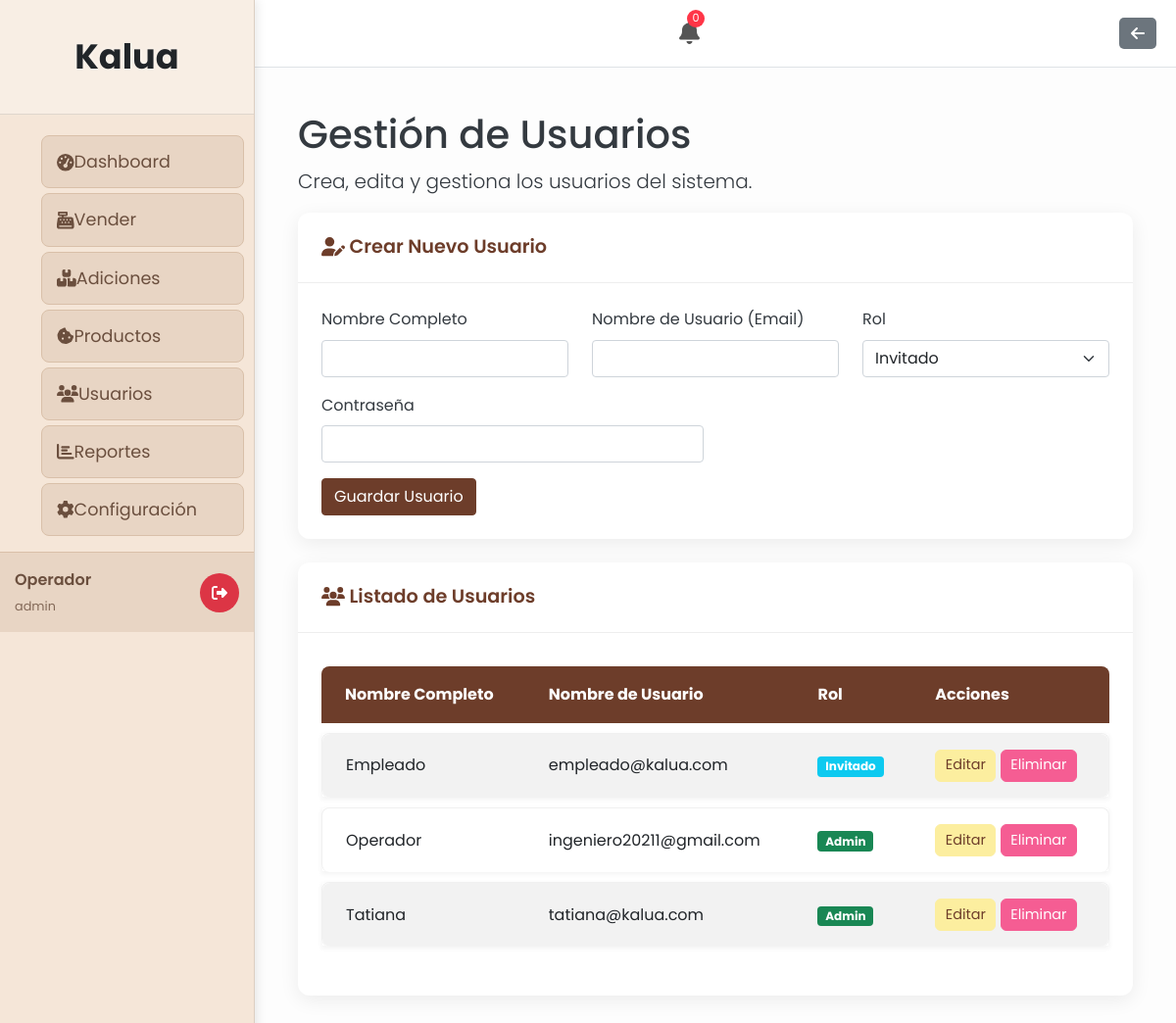
The app's page /usuarios.php (signed in) with its own data.
### tables this page shows
CREATE TABLE `configuracion` (
  `id` int(11) NOT NULL,
  `nombre_empresa` varchar(255) NOT NULL,
  `nit` varchar(255) DEFAULT NULL,
  `direccion` varchar(255) DEFAULT NULL,
  `logo_url` varchar(255) DEFAULT NULL,
  `color_primario` varchar(7) DEFAULT '#4e73df',
  `color_secundario` varchar(7) DEFAULT '#1cc88a',
  `color_texto` varchar(7) DEFAULT '#ffffff'
);

CREATE TABLE `usuarios` (
  `id` int(11) NOT NULL,
  `nombre` varchar(100) NOT NULL,
  `usuario` varchar(50) NOT NULL,
  `password` varchar(255) NOT NULL,
  `rol` enum('admin','invitado') NOT NULL
);

### includes/auth_check.php (called while the page is built, shortened)
<?php
function isAdmin() {
    return isset($_SESSION['rol']) && ($_SESSION['rol'] === 'admin' || $_SESSION['rol'] === 'operador');
}
?>

### usuarios.php (the view, shortened to what this page needs)
<?php
$is_dashboard_page = true;
require_once 'includes/auth_check.php';
$db = conectarDB();
$usuarios_query = $db->query("SELECT id, nombre, usuario, rol FROM usuarios ORDER BY usuario ASC");
$usuarios = $usuarios_query->fetch_all(MYSQLI_ASSOC);
$usuario_a_editar = null;
include 'includes/header.php';
?>
<div class="container-fluid px-4">
    <h1 class="mt-4">Gestión de Usuarios</h1>
    <p class="lead">Crea, edita y gestiona los usuarios del sistema.</p>
    <div class="card mb-4">
        <div class="card-header">
            <i class="fas fa-user-edit"></i>
            <?php echo $usuario_a_editar ? 'Editando Usuario: ' . htmlspecialchars($usuario_a_editar['usuario']) : 'Crear Nuevo Usuario'; ?>
        </div>
        <div class="card-body">
            <form action="usuarios.php<?php echo $usuario_a_editar ? '?accion=editar&id=' . $usuario_a_editar['id'] : ''; ?>" method="POST">
                <div class="row">
                    <div class="col-md-4 mb-3">
                        <label for="nombre" class="form-label">Nombre Completo</label>
                        <input type="text" class="form-control" name="nombre" value="<?php echo htmlspecialchars($usuario_a_editar['nombre'] ?? ''); ?>" required>
                    </div>
                    <div class="col-md-4 mb-3">
                        <label for="usuario" class="form-label">Nombre de Usuario (Email)</label>
                        <input type="email" class="form-control" name="usuario" value="<?php echo htmlspecialchars($usuario_a_editar['usuario'] ?? ''); ?>" required>
                    </div>
                    <div class="col-md-4 mb-3">
                        <label for="rol" class="form-label">Rol</label>
                        <select name="rol" class="form-select" required>
                            <option value="invitado" <?php echo (isset($usuario_a_editar['rol']) && $usuario_a_editar['rol'] == 'invitado') ? 'selected' : ''; ?>>Invitado</option>
                        </select>
                    </div>
                </div>
                <div class="row">
                    <div class="col-md-6 mb-3">
                        <label for="password" class="form-label">Contraseña</label>
                        <input type="password" class="form-control" name="password" <?php echo !$usuario_a_editar ? 'required' : ''; ?>>
                    </div>
                </div>
                <button type="submit" class="btn btn-primary">Guardar Usuario</button>
            </form>
        </div>
    </div>
    <div class="card mb-4">
        <div class="card-header">
            <i class="fas fa-users"></i>
            Listado de Usuarios
        </div>
        <div class="card-body">
            <table id="datatablesSimple" class="table table-striped table-hover">
                <thead>
                    <tr>
                        <th>Nombre Completo</th>
                        <th>Nombre de Usuario</th>
                        <th>Rol</th>
                        <th>Acciones</th>
                    </tr>
                </thead>
                <tbody>
                    <?php foreach ($usuarios as $usuario): ?>
                        <tr>
                            <td><?php echo htmlspecialchars($usuario['nombre']); ?></td>
                            <td><?php echo htmlspecialchars($usuario['usuario']); ?></td>
                            <td><span class="badge bg-<?php echo $usuario['rol'] == 'admin' ? 'success' : 'info'; ?>"><?php echo ucfirst($usuario['rol']); ?></span></td>
                            <td>
                                <a href="usuarios.php?accion=editar&id=<?php echo $usuario['id']; ?>" class="btn btn-warning btn-sm">Editar</a>
                                <?php if ($usuario['id'] != ($_SESSION['id_usuario'] ?? null)):  ?>
                                    <a href="usuarios.php?accion=eliminar&id=<?php echo $usuario['id']; ?>" class="btn btn-danger btn-sm" onclick="return confirm('¿Estás seguro?');">Eliminar</a>
                                <?php endif; ?>
                            </td>
                        </tr>
                    <?php endforeach; ?>
                </tbody>
            </table>
        </div>
    </div>
</div>
<?php include 'includes/footer.php'; ?>

### includes/header.php (shortened to what this page needs)
<?php
$conn = new mysqli(DB_HOST, DB_USER, DB_PASS, DB_NAME);
if ($conn->connect_error) {
    $site_name = 'App';
    $logo_url = '';
    $color_primario = '#343a40';
    $color_secundario = '#ffffff';
    $color_texto = '#000000';
} else {
    $result = $conn->query("SELECT nombre_empresa, logo_url, color_primario, color_secundario, color_texto FROM configuracion WHERE id = 1");
    if ($result && $result->num_rows > 0) {
        $config = $result->fetch_assoc();
        $site_name = $config['nombre_empresa'];
    } else {
        $site_name = 'App';
        $logo_url = '';
        $color_primario = '#343a40';
        $color_secundario = '#ffffff';
        $color_texto = '#000000';
    }
}
$is_dashboard_page = isset($is_dashboard_page) && $is_dashboard_page === true;
?><!DOCTYPE html>
<html lang="es">
<head>
    <link rel="stylesheet" href="public/css/bootstrap/bootstrap.min.css">
    <link rel="stylesheet" href="public/css/all.min.css">
    <link rel="stylesheet" href="public/css/style.css">
    <link rel="stylesheet" href="https://cdnjs.cloudflare.com/ajax/libs/font-awesome/6.0.0-beta3/css/all.min.css">
    <link href="https://cdn.jsdelivr.net/npm/simple-datatables@latest/dist/style.css" rel="stylesheet" />
    <link href="public/css/style.css" rel="stylesheet" />
</head>
<body class="sb-nav-fixed <?php echo $is_dashboard_page ? 'sb-sidenav-toggled' : ''; ?>">
<?php if ($is_dashboard_page && isset($_SESSION['login']) && $_SESSION['login'] === true): ?>
    <div class="dashboard-layout">
        <aside class="sidebar">
                <div class="sidebar-header">
                    <a href="dashboard.php" class="sidebar-brand">
                        <?php echo htmlspecialchars($site_name); ?>
                    </a>
                </div>
                <nav class="sidebar-nav">
                    <ul>
                        <li><a href="dashboard.php"><i class="fas fa-tachometer-alt"></i><span>Dashboard</span></a></li>
                        <?php if (isAdmin()): ?>
                            <li><a href="galeria_venta.php"><i class="fas fa-cash-register"></i><span>Vender</span></a></li>
                            <li><a href="inventario.php"><i class="fas fa-boxes"></i><span>Adiciones</span></a></li>
                            <li><a href="productos.php"><i class="fas fa-cookie-bite"></i><span>Productos</span></a></li>
                            <li><a href="usuarios.php"><i class="fas fa-users"></i><span>Usuarios</span></a></li>
                            <li><a href="ventas.php"><i class="fas fa-chart-bar"></i><span>Reportes</span></a></li>
                            <li><a href="configuracion.php"><i class="fas fa-cog"></i><span>Configuración</span></a></li>
                        <?php elseif (isInvitado()): ?>
                            <li><a href="galeria_venta.php"><i class="fas fa-cash-register"></i><span>Vender</span></a></li>
                            <li><a href="ventas.php"><i class="fas fa-chart-bar"></i><span>Reportes</span></a></li>
                        <?php else: ?>
                            <li><a href="galeria_venta.php"><i class="fas fa-store"></i><span>Tienda</span></a></li>
                        <?php endif; ?>
                    </ul>
                </nav>
                <div class="sidebar-footer">
                    <div class="user-info">
                        <span class="user-name"><?php echo htmlspecialchars($_SESSION['nombre_usuario']); ?></span>
                        <small class="user-role"><?php echo htmlspecialchars($_SESSION['rol']); ?></small>
                    </div>
                    <a href="logout.php" class="logout-link" title="Cerrar Sesión"><i class="fas fa-sign-out-alt"></i></a>
                </div>
            </aside>
            <div class="main-wrapper">
                <header class="top-header">
                    <div class="notification-bell-container">
                        <button id="notificationBell" class="notification-bell" title="Notificaciones">
                            <i class="fas fa-bell"></i>
                            <span class="notification-badge" id="notificationCount">0</span>
                        </button>
                    </div>
                    <?php
                    $current_page = basename($_SERVER['PHP_SELF']);
                    if ($current_page == 'dashboard.php') { ?>
                        <a href="logout.php" class="btn-header-action btn-logout" title="Cerrar Sesión">
                            <i class="fas fa-sign-out-alt"></i>
                        </a>
                    <?php } elseif ($current_page == 'galeria_venta.php') { ?>
                        <a href="dashboard.php" class="btn-header-action btn-back" title="Volver al Dashboard">
                            <i class="fas fa-arrow-left"></i>
                        </a>
                    <?php } else { ?>
                        <a href="javascript:history.back()" class="btn-header-action btn-back" title="Volver">
                            <i class="fas fa-arrow-left"></i>
                        </a>
                    <?php } ?>
                </header>
                <main class="main-content">
        <?php else: ?>
            <main>
        <?php endif; ?>
</body>
</html>

### public/css/style.css (style rules this page uses)
* { margin: 0; padding: 0; box-sizing: border-box; }
body { font-family: 'Poppins', sans-serif; background-color: #fdfdfd; color: #343a40; line-height: 1.6; }
.dashboard-layout { display: flex; min-height: 100vh; }
.sidebar { width: 260px; background-color: #6D3D2A; color: #fff; position: fixed; height: 100%; z-index: 1000; transition: left 0.3s ease-in-out; }
.main-wrapper { flex-grow: 1; margin-left: 260px; transition: margin-left 0.3s ease-in-out; }
.top-header { display: flex; justify-content: space-between; align-items: center; padding: 10px 20px; background-color: #fff; border-bottom: 1px solid #dee2e6; }
.btn-header-action { display: inline-flex; align-items: center; justify-content: center; padding: 8px 12px; border-radius: 5px; color: white; text-decoration: none; transition: background-color 0.3s ease; border: none; font-size: 1rem; }
.btn-header-action.btn-back { background-color: #6c757d; }
@media (min-width: 769px) { .sidebar { left: 0; } }
.sidebar-header { padding: 1.5rem; text-align: center; border-bottom: 1px solid rgba(255, 255, 255, 0.1); }
.sidebar-brand { color: #FCEE9F; font-size: 1.8rem; font-weight: 700; text-decoration: none; }
.sidebar-nav { flex-grow: 1; }
.sidebar-nav ul { list-style: none; padding-top: 1rem; }
.sidebar-nav a { display: flex; align-items: center; padding: 1rem 1.5rem; color: #C2E4F4; text-decoration: none; transition: background-color 0.3s, color 0.3s; border-left: 4px solid transparent; }
.sidebar-footer { padding: 1.5rem; border-top: 1px solid rgba(255, 255, 255, 0.1); display: flex; align-items: center; justify-content: space-between; }
.user-info .user-name { display: block; font-weight: 600; }
.user-info .user-role { font-size: 0.8rem; opacity: 0.8; }
.sidebar { width: 260px; position: fixed; top: 0; left: 0; height: 100%; background-color: #6D3D2A; z-index: 1020; transition: left 0.3s ease-in-out; }
.main-wrapper { transition: margin-left 0.3s ease-in-out; }
@media (min-width: 769px) { .main-wrapper { margin-left: 260px; } }
.card { background-color: #fff; border: none; border-radius: 12px; box-shadow: 0 5px 20px rgba(0, 0, 0, 0.07); margin-bottom: 2rem; }
.card-header { padding: 1.25rem 1.5rem; background-color: transparent; border-bottom: 1px solid #eee; font-size: 1.2rem; font-weight: 600; color: #6D3D2A; }
.card-body { padding: 1.5rem; }
.table { border-collapse: separate; border-spacing: 0 10px; }
.table thead th { background-color: #6D3D2A; color: #fff; border: none; padding: 1rem 1.5rem; text-align: left; }
.table thead th:first-child { border-top-left-radius: 8px; }
.table thead th:last-child { border-top-right-radius: 8px; }
.table tbody tr { background-color: #fff; box-shadow: 0 2px 5px rgba(0,0,0,0.05); transition: transform 0.2s, box-shadow 0.2s; }
.table td { padding: 1rem 1.5rem; vertical-align: middle; border: none; border-top: 1px solid #f0f0f0; }
.table td:first-child { border-left: 1px solid #f0f0f0; border-top-left-radius: 8px; border-bottom-left-radius: 8px; }
.table td:last-child { border-right: 1px solid #f0f0f0; border-top-right-radius: 8px; border-bottom-right-radius: 8px; }
.btn-sm { padding: 0.3rem 0.6rem; font-size: 0.9rem; border-radius: 6px; }
.btn-warning { background-color: #FCEE9F; border-color: #FCEE9F; color: #6D3D2A; }
.btn-danger { background-color: #F55D93; border-color: #F55D93; }
.btn-primary { background-color: #6D3D2A; border-color: #6D3D2A; color: #fff; }
.card-body { flex-grow: 1; display: flex; flex-direction: column; justify-content: flex-end; }

### includes/header.php (style rules this page uses)
body { overflow-x: hidden; }
.main-wrapper { width: 100%; overflow-x: hidden; }
.main-content { padding: 20px; overflow-x: hidden; }

### records on screen
configuracion: nombre_empresa "Kalua"
usuarios: nombre "Empleado", usuario "empleado@kalua.com", rol "Invitado"
usuarios: nombre "Operador", usuario "ingeniero20211@gmail.com", rol "Admin"
usuarios: nombre "Tatiana", usuario "tatiana@kalua.com", rol "Admin"

### other values on screen
$_SESSION['nombre_usuario'] "Operador"
$_SESSION['rol'] "admin"
